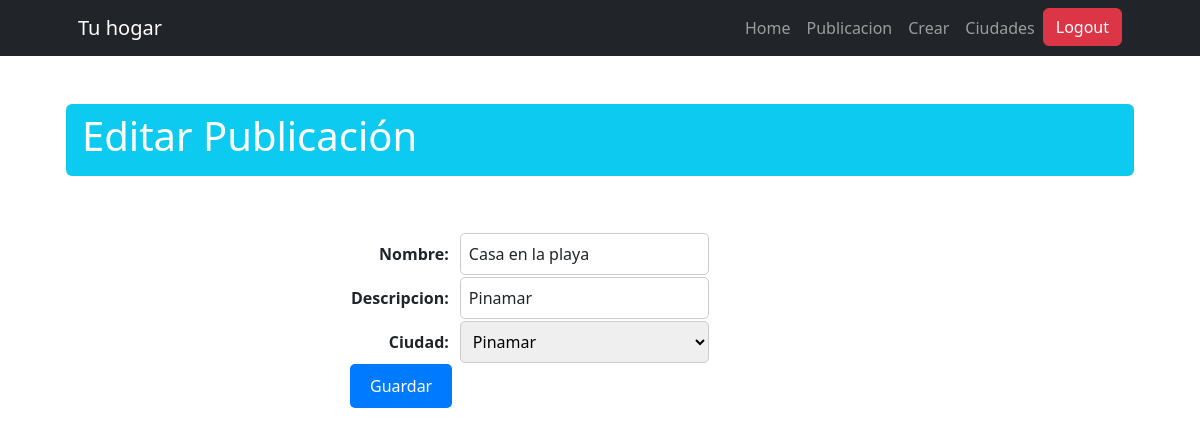
The app's page /publicacion/update/10 (signed in) with its own data.
### publicacion/models.py (models this page shows, shortened)
class Publicacion(models.Model):
    nombre = models.CharField(max_length=200)
    descripcion = models.CharField(max_length=600)
    ciudad = models.ForeignKey(Ciudad, on_delete=models.SET_NULL, null=True, blank=True)
    class Meta:
        verbose_name = "Publicación"
        verbose_name_plural = "Publicaciones"

class Ciudad(models.Model):
    ciudad = models.CharField(max_length=200)
    pais = models.ForeignKey(Pais, on_delete=models.SET_NULL, null=True, blank=True)
    def __str__(self) -> str:
        return self.ciudad
    class Meta:
        verbose_name = "Ciudad"
        verbose_name_plural = "Ciudades"

### publicacion/views.py (the view)
# urls.py: path("update/<int:pk>", views.PublicacionUpdate.as_view(), name="publicacion_update"),
class PublicacionUpdate(LoginRequiredMixin, UpdateView):
    model = models.Publicacion
    form_class = forms.PublicacionForm
    success_url = reverse_lazy("publicacion:publicacion_list")

### publicacion/forms.py
class PublicacionForm(forms.ModelForm):
    class Meta:
        model = models.Publicacion
        fields = "__all__"
        widgets = {
            "nombre": forms.TextInput(attrs={"class": "form-control"}),
            "descripcion": forms.TextInput(attrs={"class": "form-control"}),
        }

### publicacion/templates/publicacion/publicacion_form.html (shortened to what this page needs)
{% extends 'core/base.html' %}
{% block titulo %}
    {% if form.instance.pk %}
        Editar Publicación
    {% else %}
        Crear Publicación
    {% endif %}
{% endblock titulo %}
{% block contenido %}
    <form action="" method="post">
        <table>
            {{ form.as_table }}
        </table>
        <button type="submit" class="btn btn-primary">Guardar</button>
    </form>
{% endblock contenido %}

### publicacion/templates/publicacion/publicacion_form.html (style rules this page uses)
form { max-width: 500px; margin: 0 auto; }
table tr { margin-bottom: 10px; }
table th { text-align: right; padding-right: 10px; }
table input[type="text"], table select { width: 100%; padding: 8px; border: 1px solid #ccc; border-radius: 5px; box-sizing: border-box; }
button.btn-primary { background-color: #007bff; color: white; padding: 10px 20px; border: none; border-radius: 5px; cursor: pointer; transition: background-color 0.3s ease; }

### records on screen
Publicacion: nombre "Casa en la playa", descripcion "Pinamar"
Ciudad: ciudad "Pinamar"
